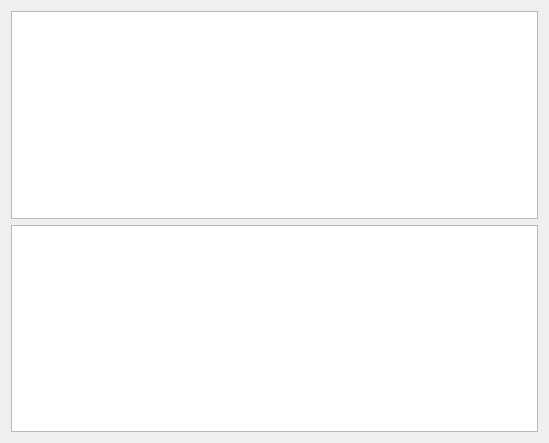
<?xml version="1.0" encoding="UTF-8"?>
<ui version="4.0">
 <class>Widget</class>
 <widget class="QWidget" name="Widget">
  <property name="geometry">
   <rect>
    <x>0</x>
    <y>0</y>
    <width>549</width>
    <height>443</height>
   </rect>
  </property>
  <property name="windowTitle">
   <string>Widget</string>
  </property>
  <layout class="QVBoxLayout" name="verticalLayout">
   <item>
    <widget class="QTableView" name="tableView"/>
   </item>
   <item>
    <widget class="QTableView" name="tableView_2"/>
   </item>
  </layout>
 </widget>
 <layoutdefault spacing="6" margin="11"/>
 <resources/>
 <connections/>
</ui>
